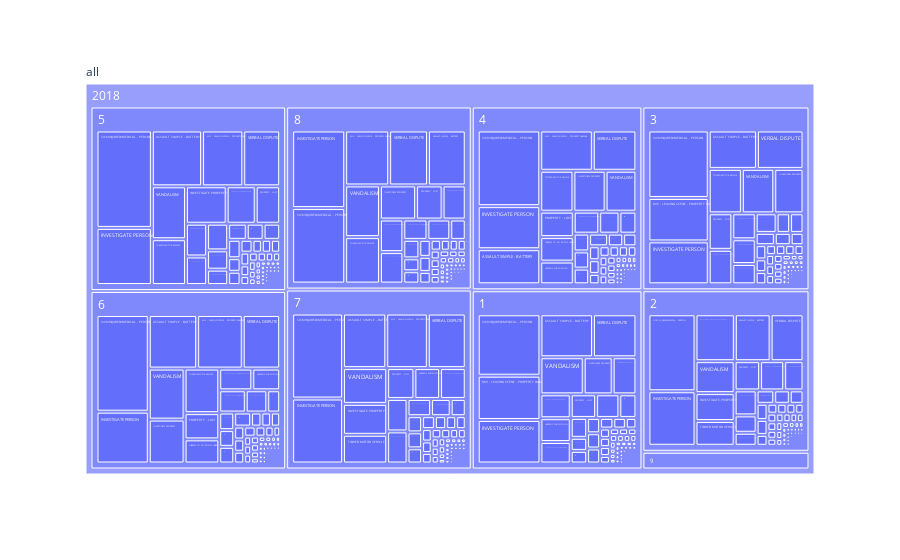

This figure's notebook cell:
### Code cell
fig = px.treemap(no_outliers, path=[px.Constant("all"), 'year', 'month', 'description'], values='offense_code_ratio', hover_data=['offense_code_ratio'])
fig

### Figure 1 — Plotly figure (JSON) as saved in the notebook; plotly's stock layout.template omitted (floating-point values rounded to 4 significant figures; data arrays with more than 128 entries replaced by an {"elided": "..."} marker saying what was removed)
{"data": [{"branchvalues": "total", "customdata": {"elided": "1464x1 float values"}, "domain": {"x": [0, 1], "y": [0, 1]}, "hovertemplate": "labels=%{label}<br>offense_code_ratio=%{customdata[0]}<br>parent=%{parent}<br>id=%{id}<extra></extra>", "ids": {"elided": "1464 str values"}, "labels": {"elided": "1464 str values"}, "name": "", "parents": {"elided": "1464 str values"}, "type": "treemap", "values": {"elided": "1464 float values"}}], "layout": {"autosize": true, "legend": {"tracegroupgap": 0}, "margin": {"t": 60}}}
